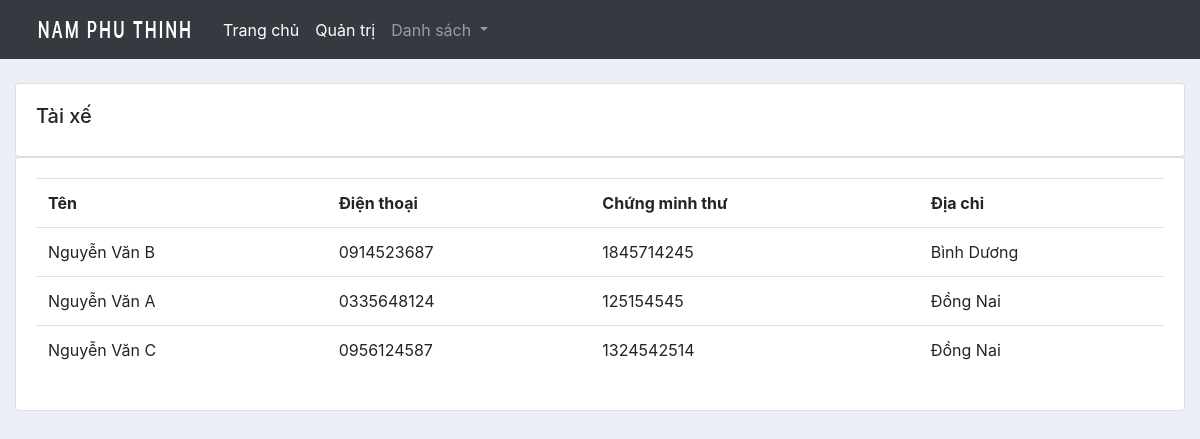
The page /driver/ on the database as committed earlier.
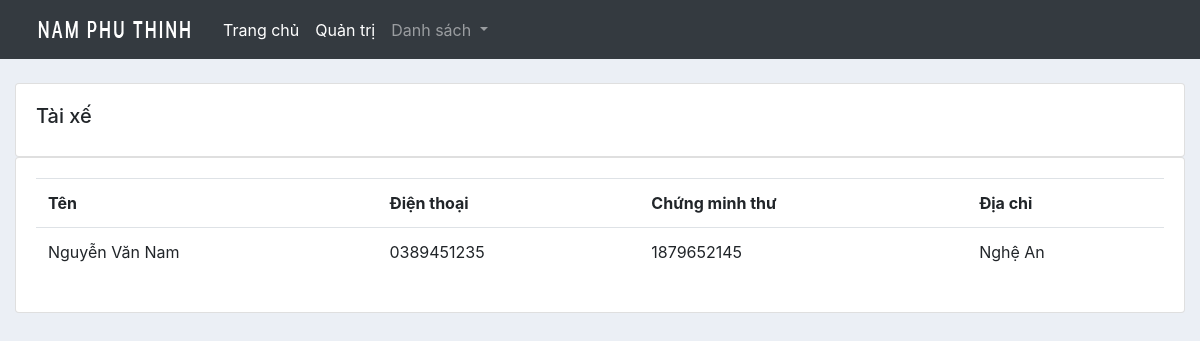
The same page on the database as committed later.
### transport/models.py (models this page shows, shortened)
class Driver(models.Model):
    fullname = models.CharField(max_length=200, null=True, verbose_name=_('fullname'))
    phone = models.CharField(max_length=200, null=True, verbose_name=_('phone'))
    identity = models.CharField(max_length=200, null=True, verbose_name=_('identity'))
    address = models.CharField(max_length=200, null=True, verbose_name=_('address'))
    class Meta:
        verbose_name = _('Driver')
        verbose_name_plural = _('Drivers')

### transport/views.py (the view)
# urls.py: path('driver/', views.driver, name='driver'),
def driver(request):
    driver_items = Driver.objects.all()
    return render(request, 'transport/driver.html', {'drivers': driver_items})

### transport/templates/transport/driver.html
{% extends 'transport/main.html' %}
{% block content%}
<br>
<div class="row-md-12">
    <div class="col-md-12">
        <div class="card card-body">
            <h5>Tài xế</h5>
        </div>
        <div class="card card-body">
            <table class="table">
                <tr>
                    <th>Tên</th>
                    <th>Điện thoại</th>
                    <th>Chứng minh thư</th>
                    <th>Địa chỉ</th>
                </tr>
                {% for i in drivers%}
                <tr>
                    <td> {{i.fullname}} </td>
                    <td> {{i.phone}} </td>
                    <td> {{i.identity}} </td>
                    <td> {{i.address}} </td>
                </tr>
                {% endfor %}
            </table>
        </div>
    </div>
</div>
{% endblock %}

### transport/templates/transport/main.html (shortened to what this page needs)
{% load static %}
<!DOCTYPE html>
<html>
<head>
    <link rel="stylesheet" href="https://cdn.jsdelivr.net/npm/bootstrap@4.6.0/dist/css/bootstrap.min.css"
>
    <link rel="stylesheet" type="text/css" href="{% static '/css/main.css' %}">
</head>
<body>
{% include 'transport/navbar.html' %}
{% block content %}
{% endblock %}
</body>
</html>

### transport/templates/transport/navbar.html (shortened to what this page needs)
{% load static %}
<nav class="navbar navbar-expand-lg navbar-dark bg-dark">
    <img src="{% static 'images/namphuthinh.png' %}">
    <div class="collapse navbar-collapse" id="navbarNav">
        <ul class="navbar-nav">
            <li class="nav-item active">
                <a class="nav-link" href="{% url 'home' %}">Trang chủ </a>
            </li>
            <li class="nav-item active">
                <a class="nav-link" href="{% url 'manager' %}">Quản trị </a>
            </li>
            <li class="nav-item dropdown">
                <a class="nav-link dropdown-toggle" href="#" id="navbarDropdown" role="button" data-toggle="dropdown"
                   aria-haspopup="true" aria-expanded="false">
                    Danh sách
                </a>
            </li>
        </ul>
    </div>
</nav>

### static/css/main.css (style rules this page uses)
body { background-color: #ebeff5; }

Rows that differ between the two databases and show on the page:
removed Driver: fullname "Nguyễn Văn A", phone "0335648124", identity "125154545", address "Đồng Nai"
removed Driver: fullname "Nguyễn Văn C", phone "0956124587", identity "1324542514", address "Đồng Nai"
changed Driver: fullname "Nguyễn Văn B" → "Nguyễn Văn Nam"; phone "0914523687" → "0389451235"; identity "1845714245" → "1879652145"; address "Bình Dương" → "Nghệ An"
